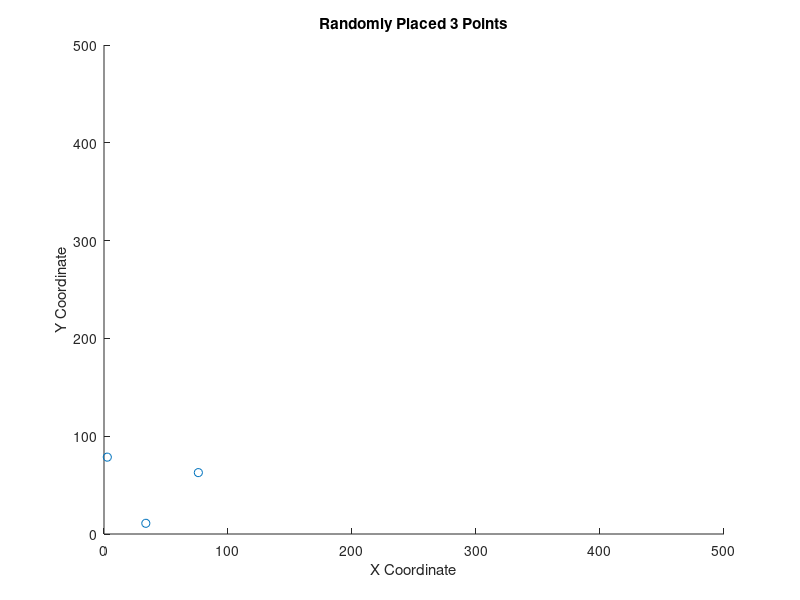
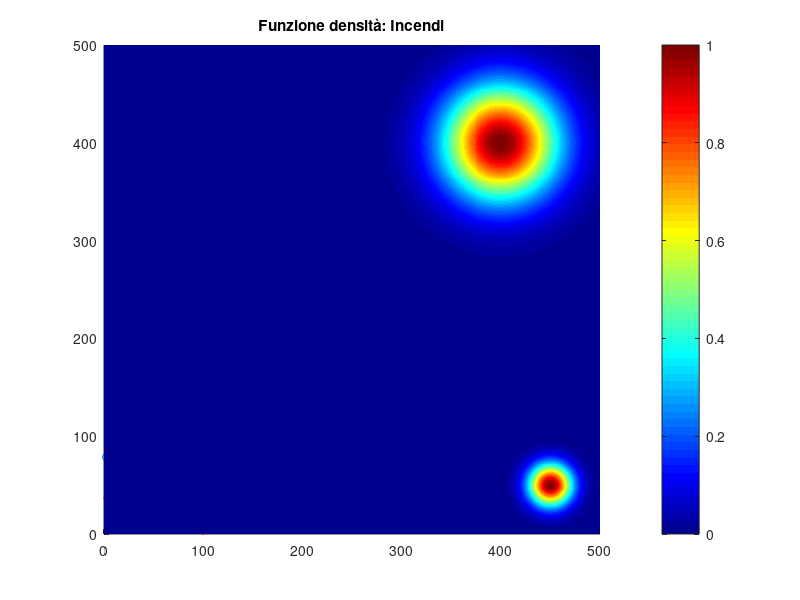
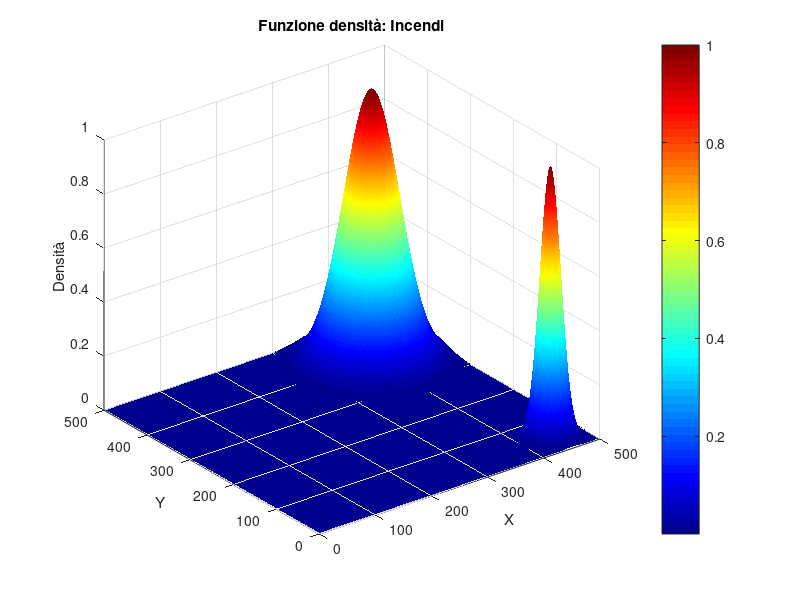

Here is the MATLAB script that generated these plots, in order: (Note: this script raises an error after producing the figures.)
clear all;
close all;
clc;

% Parameters
DO_SIMULATION = true;
INITIAL_VALUES = false;
PLOT_TRAJECTORIES = false;

SAVE_TRAJECTORIES = true;
PLOT_TRAJECTORIES_COMPARISON = true;   

vel_max = 800;
inc_threshold1 = 20;
inc_threshold2 = 20;
wat_threshold = 10;

% Define the number of points and grid dimensions
numPoints = 3;      % Set the number of points you want to generate
dimgrid = [500 500];   % Define the height of the grid
kp = 20;

points = zeros(numPoints,2);

% Generate random positions for each point
x = rand(numPoints, 1) * 100;   % Random x coordinates
y = rand(numPoints, 1) * 100;  % Random y coordinates

points = [x,y];

% Plot the points on a figure
figure(1);
scatter(points(:,1),points(:,2));
axis([0 dimgrid(1) 0 dimgrid(2)]); 
xlabel('X Coordinate');
ylabel('Y Coordinate');
title(sprintf('Randomly Placed %d Points', numPoints));

% Compute and plot Voronoi tessellation
[vx, vy] = voronoi(points(:,1), points(:,2));

figure(2);
hold on;
plot(vx, vy, 'r-', 'LineWidth', 1.5);
axis([0 dimgrid(1) 0 dimgrid(2)]); 
scatter(points(:,1),points(:,2));
title('Voronoi Tassellation');

%% Funzione densità per incendi 

% Definizione dei parametri della densità
x_fire1 = 400;
y_fire1 = 400;
x_fire2 = 450;
y_fire2 = 50;

x_water = 50;
y_water = 50;

pos_fire1 = [x_fire1, y_fire1];
pos_fire2 = [x_fire2, y_fire2];
pos_water = [x_water, y_water];

sigma_fire1 = 40;
sigma_fire2 = 15;
sigma_water = 20;

% Creazione della griglia di punti
[x_m, y_m] = meshgrid(1:dimgrid(1), 1:dimgrid(2));

% Calcolo della distribuzione gaussiana
G_fire = exp(-(((x_m - x_fire1).^2) / (2 * sigma_fire1^2) + ((y_m - y_fire1).^2) / (2 * sigma_fire1^2))) + exp(-(((x_m - x_fire2).^2) / (2 * sigma_fire2^2) + ((y_m - y_fire2).^2) / (2 * sigma_fire2^2)));
G_water = exp(-(((x_m - x_water).^2) / (2 * sigma_water^2) + ((y_m - y_water).^2) / (2 * sigma_water^2)));

% Visualizzazione della matrice
imagesc(G_fire);
colormap jet;
colorbar;
title('Funzione densità: Incendi');

% Visualizzazione in 3D
figure(3);
surf(x_m, y_m, G_fire);
shading interp; % Per rendere la superficie più liscia
colormap jet;
colorbar;
xlabel('X');
ylabel('Y');
zlabel('Densità');
title('Funzione densità: Incendi');
drawnow;
hold off;

status = ones(numPoints,1); 
% status = 1 il drone è carico di acqua e sta andando verso l'incendio
% status = 2 il drone è scarico di acqua e sta andando a rifornirsi 

%% Initial Voronoi Tassellation
[areas,centroids,vel] = voronoi_function(dimgrid,points,kp,G_fire,G_water,status);
if INITIAL_VALUES
    sum_areas = sum(areas);
    for i = 1:length(areas)
        fprintf('Initial areas %d: %f\n',i,areas(i));
    end
    disp(sum_areas)
    for i = 1:length(areas)
        fprintf('Initial centroids coordinates %d: [%f,%f]\n',i,centroids(i,1),centroids(i,2));
    end
    disp(sum_areas)
end

%% Uncertanties for Kalman Filter
% Gps
ProbGPS = 0.8 + (0.95 - 0.8) * rand(numPoints, 1);
sigma_gps = 20;

% Control input
sigma_u = 10;

%% Initialization Kalman Filter
nx_Est = zeros(numPoints, 2);
P = 100 * ones(2, 2, numPoints);
for i = 1:numPoints
    nx_Est(i,:) = [points(i,1), points(i,2)];
    P(:,:,i) = 100 * eye(2);
end
GPS = zeros(numPoints, 2);

%% Simulation 

dt = 0.01;
T_sim = 100;

trajectories = zeros(numPoints,2,T_sim);
trajectories_Est = zeros(numPoints,2,T_sim);  % Preallocate trajectories_Est array
trajectories_GPS = zeros(numPoints,2,T_sim);  % Preallocate trajectories_GPS array

nx = points;
trajectories(:,:,1) = nx;
trajectories_Est(:,:,1) = nx_Est;
trajectories_GPS(:,:,1) = nx_Est;

% Colors for plotting
colors = lines(numPoints);

figure(4);
clf;
axis([0 dimgrid(1) 0 dimgrid(2)]);
xlabel('X Coordinate');
ylabel('Y Coordinate');
title('Lloyd Simulation Real');
hold on;


if DO_SIMULATION
    for t = 2:T_sim

        dist_inc1 = pdist2(pos_fire1, nx);
        dist_inc2 = pdist2(pos_fire2, nx);
        dist_wat = pdist2(pos_water, nx);

        for i= 1:numPoints
            if(dist_inc1(i) <= inc_threshold1 || dist_inc2(i) <= inc_threshold2)
                status(i) = 2;
            end
            if(dist_wat(i) <= wat_threshold)
                status(i) = 1;
            end
        end

        % Compute Voronoi tessellation and centroids
        [areas, centroids, vel] = voronoi_function(dimgrid, nx, kp, G_fire, G_water, status);

        % Impose a maximum velocity
        vel = sign(vel) .* min(abs(vel), vel_max);
        
        % Update positions using 2D velocity vectors
        nx = nx + vel * dt;

        %% Consensus Algorithm

%{
         % Each point updates its estimate of the positions of all other points
        for i = 1:numPoints
            for j = 1:numPoints
            if i ~= j
                % Update the estimate of point j's position using a simple averaging consensus algorithm
                nx_Est(i,:) = nx_Est(i,:) + 0.1 * (nx_Est(j,:) - nx_Est(i,:));
            end
            end
        end 
%}

        %% Kalman Filter

        % Voronoi with Estimated positions
        [areas_est, centroids_est, vel_est] = voronoi_function(dimgrid, nx_Est, kp, G_fire, G_water, status);
        % Impose a maximum velocity
        vel_est = sign(vel_est) .* min(abs(vel_est), vel_max);
        
        % Compute Kalman for Every Drone
        for i = 1:numPoints
            GPS(i,:) = nx(i, :)' + randn(2, 1) * sigma_gps;
            u_bar = vel_est(i, :)' + randn(2, 1) * sigma_u;

            [nx_Est(i,:), P(:,:,i)] = kalman_planes_function(nx_Est(i,:)', P(:,:,i), u_bar, sigma_u, sigma_gps, GPS(i,:)', ProbGPS(i), dt);
        end
        %% Save the updated positions into the trajectories array
        if SAVE_TRAJECTORIES
            % Save the updated positions into the trajectories array
            trajectories(:, :, t) = nx;
            trajectories_Est(:,:,t) = nx_Est;
            trajectories_GPS(:,:,t) = GPS;
        end

        %% PLOTS
        % Real Voronoi
        % figure(4);
        % clf;
        % axis([0 dimgrid(1) 0 dimgrid(2)]);
        % xlabel('X Coordinate');
        % ylabel('Y Coordinate');
        % title('Lloyd Simulation Real');
        % hold on;
        

        cla;
        % Plot the trajectory for each drone up to the current time
        for i = 1:numPoints
            if PLOT_TRAJECTORIES
                % Extract the trajectory so far (squeeze the slice into a 2D array)
                traj = squeeze(trajectories(i, :, 1:t));
                plot(traj(1, :), traj(2, :), '-', 'Color', colors(i,:), 'LineWidth', 1.5);
            end
            % Plot the current drone position as a marker
            plot(nx(i, 1), nx(i, 2), 'o', 'Color', colors(i,:), 'MarkerSize', 8, 'MarkerFaceColor', colors(i,:));
            voronoi(nx(:,1),nx(:,2));
        end
        
        plot(x_fire1,y_fire1,'x','Color', 'r', 'MarkerSize', sigma_fire1)
        plot(x_fire2,y_fire2,'x','Color', 'r', 'MarkerSize', sigma_fire2)
        plot(x_water,y_water,'o','Color', 'b', 'MarkerSize', sigma_water)

        % drawnow;  % Force MATLAB to update the figure

   
        % % Estimated Voronoi
        % figure(5);
        % clf;
        % axis([0 dimgrid(1) 0 dimgrid(2)]);
        % xlabel('X Coordinate');
        % ylabel('Y Coordinate');
        % title('Lloyd Simulation Estimated');
        % hold on;

        % Plot the trajectory for each drone up to the current time
        for i = 1:numPoints
            if PLOT_TRAJECTORIES
                % Extract the trajectory so far (squeeze the slice into a 2D array)
                traj = squeeze(trajectories_Est(i, :, 1:t));
                plot(traj(1, :), traj(2, :), '-', 'Color', colors(i,:), 'LineWidth', 1.5);
            end
            % Plot the current drone position as a marker
            plot(nx_Est(i, 1), nx_Est(i, 2), 'o', 'Color', colors(i,:), 'MarkerSize', 8, 'MarkerFaceColor', colors(i,:));
            voronoi(nx_Est(:,1),nx_Est(:,2));
        end

        plot(x_fire1,y_fire1,'x','Color', 'r', 'MarkerSize', sigma_fire1)
        plot(x_fire2,y_fire2,'x','Color', 'r', 'MarkerSize', sigma_fire2)
        plot(x_water,y_water,'o','Color', 'b', 'MarkerSize', sigma_water)

        drawnow;

        % Optionally add a pause (e.g., pause(0.01)) to slow down the simulation for visualization
    end

end

%% Plot the estimated trajectories vs Real
if PLOT_TRAJECTORIES_COMPARISON

    for i = 1:numPoints
        % Plot the estimated trajectories vs Real
        figure(6);
        hold on;
        % Extract the real and estimated trajectories
        real_traj = squeeze(trajectories(i, :, :));
        est_traj = squeeze(trajectories_Est(i, :, :));

        % Plot the estimated trajectory
        plot(est_traj(:, 1), est_traj(:, 2), '--', 'Color', colors(i,:), 'LineWidth', 2);

        % Plot the real trajectory
        plot(real_traj(:, 1), real_traj(:, 2), '-', 'Color', colors(i,:), 'LineWidth', 1.5);

        title(sprintf('Estimated vs Real Trajectories point %d', i));
        xlabel('X Coordinate');
        ylabel('Y Coordinate');
        legend('Estimated', 'Real');
        pause(1);
        hold off;
    end

    % Posizioni X reale vs stimata
    points_to_plot = 3;
    figure(7);
    for i = 1:points_to_plot
        subplot(1, points_to_plot, i);
        hold on;
        plot(squeeze(trajectories_GPS(i,1,:)), '--g', 'LineWidth', 1);
        plot(squeeze(trajectories_Est(i,1,:)), 'r', 'LineWidth', 1.5);
        plot(squeeze(trajectories(i,1,:)), 'b', 'LineWidth', 1.5);
        xlabel('Time');
        ylabel(sprintf('X Coordinate (Point %d)', i));
        title(sprintf('Trajectories Point %d', i));
        legend('GPS', 'Estimated', 'Real');
        hold off;
    end

    % Posizioni Y reale vs stimata
    figure(8);
    for i = 1:points_to_plot
        subplot(1, points_to_plot, i);
        hold on;
        plot(squeeze(trajectories_GPS(i,2,:)), '--g', 'LineWidth', 1);
        plot(squeeze(trajectories_Est(i,2,:)), 'r', 'LineWidth', 1.5);
        plot(squeeze(trajectories(i,2,:)), 'b', 'LineWidth', 1.5);
        xlabel('Time');
        ylabel(sprintf('Y Coordinate (Point %d)', i));
        title(sprintf('Trajectories Point %d', i));
        legend('GPS', 'Estimated', 'Real');
        hold off;
    end



end